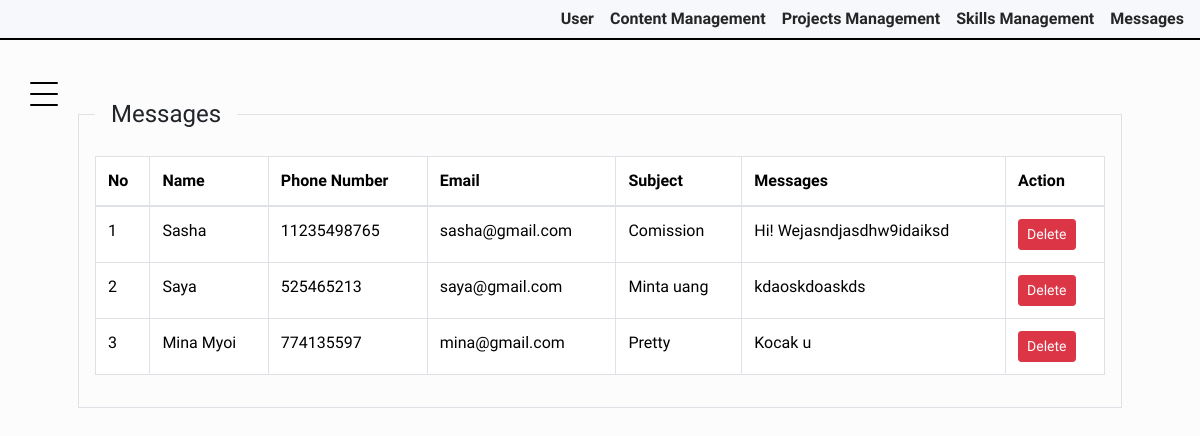
Screenshot of /admin/form-contact-submission.php with the database file from the repository.
### tables this page shows
CREATE TABLE `form_contact` (
  `id` int(11) NOT NULL,
  `nama` varchar(255) DEFAULT NULL,
  `phone_number` varchar(20) DEFAULT NULL,
  `email` varchar(255) DEFAULT NULL,
  `subject` varchar(255) DEFAULT NULL,
  `message` text DEFAULT NULL,
  `created_at` timestamp NOT NULL DEFAULT current_timestamp(),
  `updated_at` timestamp NOT NULL DEFAULT current_timestamp() ON UPDATE current_timestamp(),
  `deleted_at` text DEFAULT NULL
);

### admin/form-contact-submission.php (the view, shortened to what this page needs)
<?php
  include 'connection.php';
  $queryContact = mysqli_query($connection, "SELECT * FROM form_contact WHERE deleted_at IS NULL");
?>
<!DOCTYPE html>
<html lang="en" class="light-style layout-menu-fixed" dir="ltr" data-theme="theme-default" data-assets-path="../assets/" data-template="vertical-menu-template-free">
<head>
    <link rel="stylesheet" href="../assets/bootstrap-5.3.3-dist/css/bootstrap.min.css" />
    <link rel="stylesheet" href="../assets/style.css">
</head>
<body>
    <div class="layout-wrapper layout-content-navbar">
        <div class="layout-container">
            <?php include 'inc/nav.php'; ?>
            <?php include 'inc/sidebar.php'; ?>
            <div class="content">
                <div class="container-xl mt-5 p-5">
                    <fieldset class="border p-3 border-black border-3">
                        <legend class="float-none w-auto px-3">Messages</legend>
                        <table class="table table-bordered">
                            <thead>
                                <tr>
                                    <th>No</th>
                                    <th>Name</th>
                                    <th>Phone Number</th>
                                    <th>Email</th>
                                    <th>Subject</th>
                                    <th>Messages</th>
                                    <th>Action</th>
                                </tr>
                            </thead>
                            <tbody>
                                <?php $no = 1;
                                $rowContacts = mysqli_fetch_all($queryContact, MYSQLI_ASSOC);
                                foreach ($rowContacts as $rowContact) { ?>
                                    <tr>
                                        <td><?php echo $no++ ?></td>
                                        <td><?php echo $rowContact['nama']; ?></td>
                                        <td><?php echo $rowContact['phone_number']; ?></td>
                                        <td><?php echo $rowContact['email']; ?></td>
                                        <td><?php echo $rowContact['subject']; ?></td>
                                        <td><?php echo $rowContact['message']; ?></td>
                                        <td>
                                            <a onclick="return confirm('Apakah Anda yakin akan menghapus data ini?')" href="form-contact-submission.php?delete=<?php echo $rowContact['id'] ?>" class="btn btn-danger btn-sm">
                                                Delete
                                            </a>
                                        </td>
                                    </tr>
                                <?php } ?>
                            </tbody>
                        </table>
                    </div>
            </div>
        </div>
    </div>
</body>
</html>

### assets/style.css (style rules this page uses)
:root { --color: #3880ff; --green: rgb(8, 80, 14); --back: #f6f8fc; --gray: #d6d6d6; --gray2: #bababa; --text: #262627; --text2: #f6f8fc; --switch: #fff; }
body { background-color: var(--back); padding: 0px; margin: 0px; max-height: 100%; max-width: 100%; box-sizing: border-box; overflow-x: overlay; color: var(--text); }
* { font-family: "Work Sans", serif; transition: 0.2s filter, 0.2s scale, 0.2s border-color, 0.2s background-color, 0.2s background-image, transform 0.2s, box-shadow 0.2s; }
::placeholder { color: var(--gray); }
:link { color: var(--text); text-decoration: none; }

### assets/admin/css/style.css (style rules this page uses)
body { font-family: "Roboto", -apple-system, BlinkMacSystemFont, "Segoe UI", Roboto, "Helvetica Neue", Arial, "Noto Sans", sans-serif, "Apple Color Emoji", "Segoe UI Emoji", "Segoe UI Symbol", "Noto Color Emoji"; background-color: #fcfcfc; }
a { -webkit-transition: .3s all ease; -o-transition: .3s all ease; transition: .3s all ease; }
a, a:hover { text-decoration: none !important; }
body { position: relative; }
body:before { position: absolute; content: ""; z-index: 1; top: 0; left: 0; right: 0; bottom: 0; background-color: rgba(0, 0, 0, 0.5); opacity: 0; visibility: hidden; -webkit-transition: .3s all ease-in-out; -o-transition: .3s all ease-in-out; transition: .3s all ease-in-out; }

### rows the page displays
form_contact: nama "Sasha", phone_number "11235498765", email "sasha@gmail.com", subject "Comission", message "Hi! Wejasndjasdhw9idaiksd"
form_contact: nama "Saya", phone_number "525465213", email "saya@gmail.com", subject "Minta uang", message "kdaoskdoaskds"
form_contact: nama "Mina Myoi", phone_number "774135597", email "mina@gmail.com", subject "Pretty", message "Kocak u"
